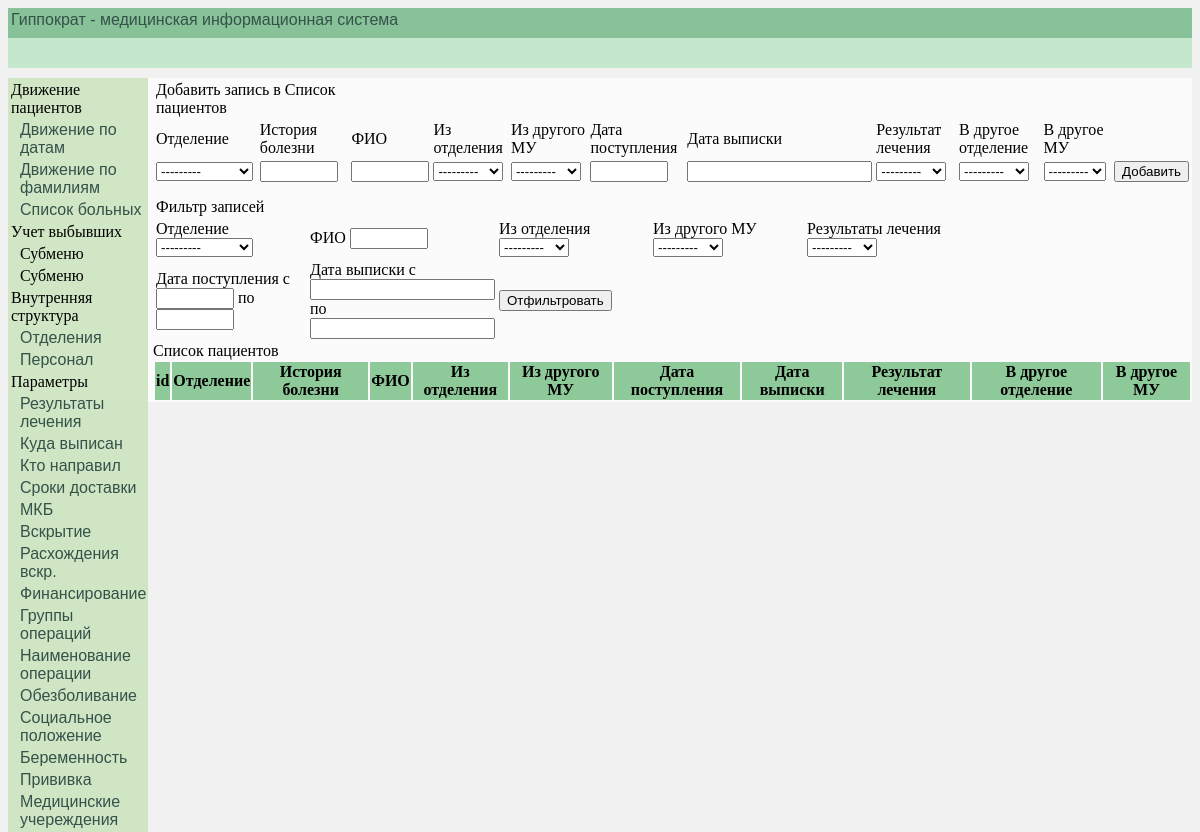
The page /list_pat_view/ on the database as committed earlier.
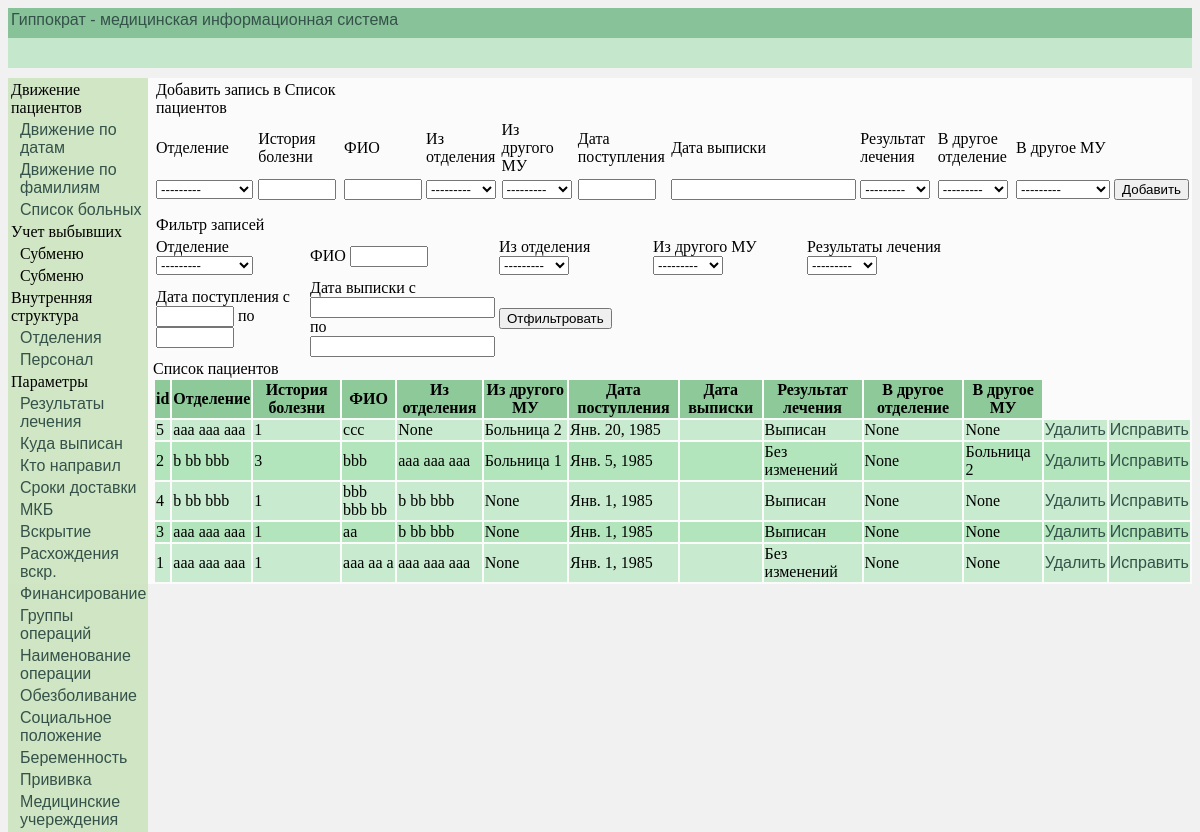
The same page on the database as committed later.
### InternalStructure/models.py (models this page shows)
class TreatmentResult(models.Model):
    treatment_result = models.CharField(db_index=True, verbose_name='Результат лечения', max_length=40)
    class Meta():
        verbose_name_plural = 'Результат лечения'
        verbose_name = 'Результат лечения'
        ordering = ['treatment_result']
    def __str__(self):
        return self.treatment_result

class InternalStructure(models.Model):
    NameDepart = models.CharField(db_index=True, verbose_name='Отделение', max_length=40)
    TotalBeds = models.IntegerField(verbose_name='Всего коек')
    UsedBeds = models.IntegerField(verbose_name='Занято коек')
    UnusedBeds = models.IntegerField(verbose_name='Свободно коек')
    class Meta():
        verbose_name_plural = 'Внутренняя структура'
        verbose_name = 'Внутренняя структура'
        ordering = ['NameDepart']
    def __str__(self):
        return self.NameDepart

class MedicalInstitution(models.Model):
    medical_institution = models.CharField(db_index=True, verbose_name='Медицинское учреждение', max_length=40)
    class Meta():
        verbose_name_plural = 'Медицинские учреждения'
        verbose_name = 'Медицинское учреждение'
        ordering = ['medical_institution']
    def __str__(self):
        return self.medical_institution

### ListOfPatients/models.py (models this page shows)
class ListPatView(models.Model):
    depart = models.ForeignKey(InternalStructure, on_delete=models.SET_NULL, null=True,
                               verbose_name='Отделение', related_name='depart')
    history = models.CharField(verbose_name='История болезни', max_length=40)
    full_name = models.CharField(verbose_name='ФИО', max_length=40)
    arrived_from_depart = models.ForeignKey(InternalStructure, on_delete=models.SET_NULL, null=True,
                                            verbose_name='Поступил из отделения', related_name='from_depart')
    arrived_from_hosp = models.ForeignKey(MedicalInstitution, on_delete=models.SET_NULL, null=True,
                                          verbose_name='Поступил из другого МУ', related_name='from_hosp')
    date_arrived = models.DateField(verbose_name='Дата поступления', null=True, db_index=True)
    date_released = models.DateField(verbose_name='Дата выписки', null=True, db_index=True)
    treatment_result = models.ForeignKey(TreatmentResult, on_delete=models.SET_NULL, null=True,
                                         verbose_name='Результат лечения')
    transfer_to_depart = models.ForeignKey(InternalStructure, on_delete=models.SET_NULL, null=True,
                                           verbose_name='Переведен в другое отделение',related_name='to_depart')
    transfer_to_hospital = models.ForeignKey(MedicalInstitution, on_delete=models.SET_NULL, null=True,
                                             verbose_name='Переведен в дрогое МУ', related_name='to_hosp')
    class Meta:
        verbose_name_plural = 'Список пациентов'
        verbose_name = 'Список пациентов'
        ordering = ['-date_arrived']

### Main/views.py (the view)
# urls.py: path('list_pat_view/', data_page, {'model': ListPatView, 'rec_form': ListPatViewForms,
def data_page(request, model, rec_form, template, filter_form=None):
    list_of_records = model.objects.all()
    if request.method == 'POST':
        add_list_form = rec_form(request.POST)
        if add_list_form.is_valid():
            add_list_form.save()
            rev = template
            return HttpResponseRedirect(reverse(rev))
    else:
        return render(request, 'Main/' + template + '.html', {'list_of_records': list_of_records,
                                                              'rec_form': rec_form,
                                                              'filter_form': filter_form})

### Main/templates/Main/list_pat_view.html
{% extends "Main/base.html" %}
{% block content %}
{% include "ListOfPatients/list_pat_view.html" %}
{% endblock %}

### Main/templates/Main/base.html (shortened to what this page needs)
{% load static %}
<!DOCTYPE html>
<html lang="ru">
<head>
    <link rel="stylesheet" href="{% static 'Main/css/index.css' %}" type="text/css">
</head>
<body>
    <div id="header">
        <table>
            <tr>
                <td><a href="{% url 'main' %}">Гиппократ - медицинская информационная система</a></td>
                <td></td>
            </tr>
        </table>
    </div>
    <div id="headertwo"></div>
    <div id="main">
        <div id="left_col_body">
            <table id="left_menu">
                <tr><td>Движение пациентов</td></tr>
                <tr><td class="submenu"><a href="{% url 'list_move' %}">Движение по датам</a></td></tr>
                <tr><td class="submenu"><a href="{% url 'list_pat_part_two' %}">Движение по фамилиям</a></td></tr>
                <tr><td class="submenu"><a href="{% url 'list_pat_view' %}">Список больных</a></td></tr>
                <tr><td>Учет выбывших</td></tr>
                <tr><td class="submenu">Субменю</td></tr>
                <tr><td class="submenu">Субменю</td></tr>
                <tr><td>Внутренняя структура</td></tr>
                <tr><td class="submenu"><a href="{% url 'internal_structure' %}">Отделения</a></td></tr>
                <tr><td class="submenu"><a href=#>Персонал</a></td></tr>
                <tr><td>Параметры</td></tr>
                <tr><td class="submenu"><a href="{% url 'treatment_result' %}">Результаты лечения</a></td></tr>
                <tr><td class="submenu"><a href=#>Куда выписан</a></td></tr>
                <tr><td class="submenu"><a href="{% url 'who_directed' %}">Кто направил</a></td></tr>
                <tr><td class="submenu"><a href="{% url 'delivery_time' %}">Сроки доставки</a></td></tr>
                <tr><td class="submenu"><a href=#>МКБ</a></td></tr>
                <tr><td class="submenu"><a href="{% url 'autopsy' %}">Вскрытие</a></td></tr>
                <tr><td class="submenu"><a href=#>Расхождения вскр.</a></td></tr>
                <tr><td class="submenu"><a href=#>Финансирование</a></td></tr>
                <tr><td class="submenu"><a href="{% url 'group_operation' %}">Группы операций</a></td></tr>
                <tr><td class="submenu"><a href=#>Наименование операции</a></td></tr>
                <tr><td class="submenu"><a href=#>Обезболивание</a></td></tr>
                <tr><td class="submenu"><a href=#>Социальное положение</a></td></tr>
                <tr><td class="submenu"><a href=#>Беременность</a></td></tr>
                <tr><td class="submenu"><a href=#>Прививка</a></td></tr>
                <tr><td class="submenu"><a href="{% url 'medical_institution' %}">Медицинские учереждения</a></td></tr>
            </table>
        </div>
        <div id="main_col_body">{% block content %} {% endblock %}</div>
    </div>
</body>
</html>

### ListOfPatients/templates/ListOfPatients/list_pat_view.html (shortened to what this page needs)
{% load static %}
<!DOCTYPE html>
<html lang="ru">
<head>
    <link rel="stylesheet" type="text/css" href="{% static 'ListOfPatients/css/list_pat_view.css' %}" >
</head>
<body>
<div id="add_pat">
    <table class="table_add_pat">
        <tr>
            <td colspan="2">Добавить запись в Список пациентов</td>
        </tr>
         <tr>
             <td>Отделение</td>
             <td>История болезни</td>
             <td>ФИО</td>
             <td>Из отделения</td>
             <td>Из другого МУ</td>
             <td>Дата поступления</td>
             <td>Дата выписки</td>
             <td>Результат лечения</td>
             <td>В другое отделение</td>
             <td>В другое МУ</td>
        </tr>
        <tr>
            <form method="POST">
                <td>{{ rec_form.depart }}</td>
                <td>{{ rec_form.history }}</td>
                <td>{{ rec_form.full_name }}</td>
                <td>{{ rec_form.arrived_from_depart }}</td>
                <td>{{ rec_form.arrived_from_hosp }}</td>
                <td>{{ rec_form.date_arrived }}</td>
                <td>{{ rec_form.date_released }}</td>
                <td>{{ rec_form.treatment_result }}</td>
                <td>{{ rec_form.transfer_to_depart }}</td>
                <td>{{ rec_form.transfer_to_hospital }}</td>
                <td><input type="submit" value="Добавить" ></td>
            </form>
        </tr>
    </table>
</div>
<div>
            <form action="/filter_record_list_pat_view/" method="POST">
                 <table id="table_filter">
                    <tr><td>Фильтр записей</td></tr>
                     <tr>
                        <td>Отделение {{ filter_form.depart }}</td>
                        <td>ФИО {{ filter_form.full_name }}</td>
                        <td>Из отделения {{ filter_form.arrived_from_depart }}</td>
                        <td>Из другого МУ {{ filter_form.arrived_from_hosp }}</td>
                        <td>Результаты лечения {{ filter_form.treatment_result }}</td>
                    </tr>
                    <tr>
                        <td>Дата поступления c {{ filter_form.start_date_arrived }} по {{ filter_form.end_date_arrived }}</td>
                        <td>Дата выписки c {{ filter_form.start_date_released }} по {{ filter_form.end_date_released }}</td>
                        <td><input type="submit" value="Отфильтровать" ></td>
                    </tr>
                 </table>
            </form>
</div>
<div>Список пациентов</div>
<table id="Table_list">
    <tr class="Table_list_pat_head">
        <th>id</th>
        <th>Отделение</th>
        <th>История болезни</th>
        <th>ФИО</th>
        <th>Из отделения</th>
        <th>Из другого МУ</th>
        <th>Дата поступления</th>
        <th>Дата выписки</th>
        <th>Результат лечения</th>
        <th>В другое отделение</th>
        <th>В другое МУ</th>
    </tr>
        {% for rec in list_of_records %}
            <tr>
                <td>{{ rec.id }}</td>
                <td>{{ rec.depart }}</td>
                <td>{{ rec.history }}</td>
                <td>{{ rec.full_name }}</td>
                <td>{{ rec.arrived_from_depart }}</td>
                <td>{{ rec.arrived_from_hosp }}</td>
                <td>{{ rec.date_arrived }}</td>
                <td>{{ rec.date_release }}</td>
                <td>{{ rec.treatment_result }}</td>
                <td>{{ rec.transfer_to_depart }}</td>
                <td>{{ rec.transfer_to_hospital }}</td>
                <td><a href="{% url 'delete_list_pat_view' id_record=rec.id %}">Удалить</a></td>
                <td><a href="{% url 'edit_list_pat_view' id_record=rec.id %}">Исправить</a></td>
             </tr>
        {% endfor %}
</table>
</body>
</html>

### Main/static/Main/css/index.css (style rules this page uses)
a { font-family: sans-serif; text-decoration: none; }
a:link { color: #34524a; }
body { background: #ecececb2; }
#header { background: #88c298; height: 30px; width: 100%; }
#headertwo { background: #b3e5bdb2; height: 30px; width: 100%; margin-bottom: 10px; font-family: sans-serif; }
#main { width: 100%; margin: 0 auto; background: #fafbfa; }
#left_col_body { width: 140px; min-height: 300px; background: #cae3bbd9; float: left; margin-right: 5px; }
#left_menu { width: 100%; }
.submenu { padding-left: 10px; }
#main_col_body { width: 100%; min-height: 300px; }

### ListOfPatients/static/ListOfPatients/css/list_pat_view.css (style rules this page uses)
#Table_list th { background: #50995e5e; }
#Table_list tbody tr:nth-child(odd) { background: #b3e5bd; }
#Table_list tbody tr:nth-child(even) { background: #b3e5bdb2; }
#table_filter td { text-align: left; width: 150px; }
#add_pat { margin-bottom: 10px; }
#id_history { width: 70px; }
#id_full_name { width: 70px; }
#id_arrived_from_depart { width: 70px; }
#id_arrived_from_hosp { width: 70px; }
#id_date_arrived { width: 70px; }
#id_treatment_result { width: 70px; }
#id_transfer_to_depart { width: 70px; }
#id_start_date_arrived { width: 70px; }
#id_end_date_arrived { width: 70px; }

Rows that differ between the two databases and show on the page:
added ListPatView: id "5", depart "aaa aaa aaa", history "1", full_name "ccc", arrived_from_depart "None", arrived_from_hosp "Больница 2", date_arrived "Янв. 20, 1985", treatment_result "Выписан", transfer_to_depart "None", transfer_to_hospital "None"
added ListPatView: id "2", depart "b bb bbb", history "3", full_name "bbb", arrived_from_depart "aaa aaa aaa", arrived_from_hosp "Больница 1", date_arrived "Янв. 5, 1985", treatment_result "Без изменений", transfer_to_depart "None", transfer_to_hospital "Больница 2"
added ListPatView: id "4", depart "b bb bbb", history "1", full_name "bbb bbb bb", arrived_from_depart "b bb bbb", arrived_from_hosp "None", date_arrived "Янв. 1, 1985", treatment_result "Выписан", transfer_to_depart "None", transfer_to_hospital "None"
added ListPatView: id "3", depart "aaa aaa aaa", history "1", full_name "aa", arrived_from_depart "b bb bbb", arrived_from_hosp "None", date_arrived "Янв. 1, 1985", treatment_result "Выписан", transfer_to_depart "None", transfer_to_hospital "None"
added ListPatView: id "1", depart "aaa aaa aaa", history "1", full_name "aaa aa a", arrived_from_depart "aaa aaa aaa", arrived_from_hosp "None", date_arrived "Янв. 1, 1985", treatment_result "Без изменений", transfer_to_depart "None", transfer_to_hospital "None"
